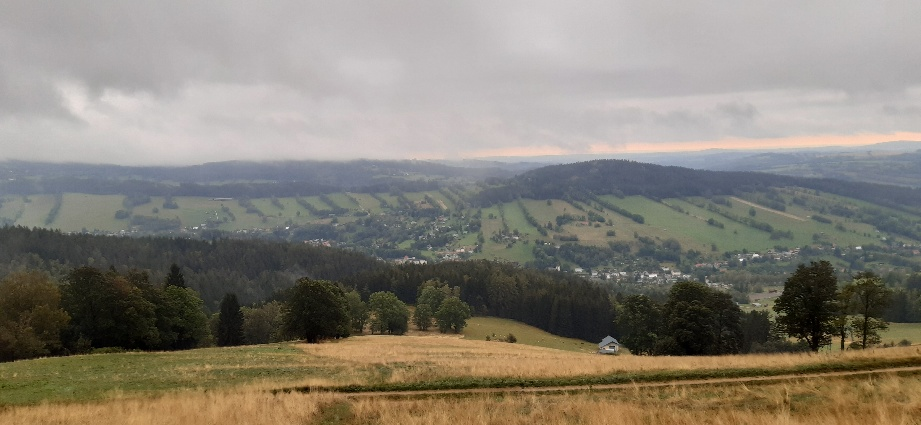
#> input picture src/lectures/01_openCV/data/2_foto.jpg, 921 x 425 px, found by its file name
$ jupyter execute OpenCV.ipynb
#> lines starting #> are read from the running program, lines starting #| are printed output that depends on the picture
# OpenCV (Open Source Computer Vision Library)

OpenCV is an open source image manipulation library focused on computer vision and real-time image processing. It is written in C/C++, and is also available in Python through the library wrapper. The library for using OpenCV in Python is [opencv-python](https://github.com/skvark/opencv-python) ([tutorial](https://docs.opencv.org/master/d6/d00/tutorial_py_root.html)).

[cell 1]
import cv2 as cv
import numpy as np
import matplotlib.pyplot as plt
import skimage

plt.rcParams["figure.figsize"] = [10, 10]
plt.rcParams["figure.dpi"] = 80

## Loading an image from a file

Fuction for the reading of the image from the file cv.[imread(...)](https://docs.opencv.org/4.4.0/d4/da8/group__imgcodecs.html#ga288b8b3da0892bd651fce07b3bbd3a56) (supported formats are listed in the referenced documentation). To save the image to the file is possible by the function cv.[imwrite(...)](https://docs.opencv.org/master/d4/da8/group__imgcodecs.html#gabbc7ef1aa2edfaa87772f1202d67e0ce).

[cell 2]
# LOAD IMAGE FROM REMOTE SOURCE
img = skimage.io.imread("https://github.com/CVUT-FS-12110/Machine-Perception-and-Image-Analysis/blob/master/src/lectures/01_openCV/data/2_foto.jpg?raw=true")
#> img is the input picture: shape (425, 921, 3); mean R, G, B 134.7, 128.9, 118.4
img = cv.cvtColor(img, cv.COLOR_RGB2BGR)

# LOAD IMAGE FROM LOCAL DRIVE
# img = cv.imread("./data/2_foto.jpg")

[cell 3]
print("The return type from cv.imread is:", type(img))
#| The return type from cv.imread is: <class 'numpy.ndarray'>

The loaded image is in the format [numpy.ndarray](https://numpy.org/doc/stable/reference/generated/numpy.array.html). Numpy array is the standard used by the vast majority of other libraries. It is an array that is created in memory, and is also worked with, like an array in the C language. Working with it is thus much more efficient both in terms of speed and occupied memory. However, unlike a python list, it can only contain values of one type. At the same time, it is necessary to avoid adding values to the array in loops, when it is necessary, as in e.g. matlab, to first create the entire field and then write the calculated values into it (preallocate the necessary memory). Numpy also brings more types of numeric variables (especially different bit lengths).

[cell 4]
print("Dimensions: {}".format(img.ndim))
#| Dimensions: 3
print("Shape: {}".format(img.shape))
#| Shape: (425, 921, 3)
print("Byte size: {} B".format(img.size))
#| Byte size: 1174275 B
print("Data type: {}".format(img.dtype))
#| Data type: uint8

The loaded image is a three-dimensional array (*ndarray.ndim* attribute). The first dimension is the rows, the second is the columns, and the third is the image color channels of the **BGR** format. The size of all dimensions are the *ndarray.shape* (tuple) attribute. The number of bytes occupied by the array in memory is stored in the *ndarray.size* attribute. The data type are in *uint8* format, i.e. 8-bit unsigned integer, 1 byte encoding values 0-255.

The OpenCV library includes its own interface for image rendering. However, this renders the image in a separate window, which is unusable for server-side use (as in this case using Jupyter Hub).

We will use the matplotlib library to plot the image. There is a function in the pyplot sublibrary to render an image plt.[imshow(...)](https://matplotlib.org/3.3.2/api/_as_gen/matplotlib.pyplot.imshow.html).

[cell 5]
plt.imshow(img)

The image was rendered, but since it is an autumn landscape, the colors do not correspond to it. This is because the function plt.[imshow](https://matplotlib.org/3.3.2/api/_as_gen/matplotlib.pyplot.imshow.html) assumes a color image in **RGB** format, while the function cv2 .[imread(...)](https://docs.opencv.org/4.4.0/d4/da8/group__imgcodecs.html#ga288b8b3da0892bd651fce07b3bbd3a56) returns an array in **BGR** color channel order. So let's define a function that flips the channel order from BGR to RGB:

[cell 6]
def bgr2rgb(bgr_image):
    b, g, r = cv.split(bgr_image)
    return cv.merge([r, g, b])

[cell 7]
plt.imshow(bgr2rgb(img))

After switching the channels, the picture is displayed correctly. Individual color components can be rendered using the same function, but using only one color channel. To display the channel in the corresponding color, you need to pass the *cmap* argument to the *plt.imread(...)* function ([colormap](https://matplotlib.org/3.3.2/tutorials/colors/colormaps.html)).

[cell 8]
plt.subplot(311)
plt.imshow(img[:, :, 0], cmap="Blues")
plt.subplot(312)
plt.imshow(img[:, :, 1], cmap="Greens")
plt.subplot(313)
plt.imshow(img[:, :, 2], cmap="Reds")

## Conversions between color space formats
The function cv.[cvtColor(...)](https://docs.opencv.org/3.4/d8/d01/group__imgproc__color__conversions.html#ga397ae87e1288a81d2363b61574eb8cab) is used to convert between different image color space formats, whose required arguments are the image that is to be converted and [conversion code](https://docs.opencv.org/3.4/d8/d01/group__imgproc__color__conversions.html#ga4e0972be5de079fed4e3a10e24ef5ef0).

For example, the code cv2.cvtColor(img, cv2.COLOR_BGR2GRAY) is for the convertion of the *BGR* image to grayscale. The conversion algorithm is documented [here](https://docs.opencv.org/3.4/de/d25/imgproc_color_conversions.html).

[cell 9]
gray = cv.cvtColor(img, cv.COLOR_BGR2GRAY)

[cell 10]
plt.imshow(gray[:, :], cmap="gray")

### Other color spaces are e.g.:

### [*HSV*](https://docs.opencv.org/3.4/de/d25/imgproc_color_conversions.html#color_convert_rgb_hsv) (Hue, Saturation, Value{Brightness}):

[cell 11]
hsv = cv.cvtColor(img, cv.COLOR_BGR2HSV)
#> hsv: shape (425, 921, 3); mean H, S, V 71.1, 52.7, 138
plt.subplot(311)
plt.imshow(hsv[:, :, 0], cmap="gray")
plt.title("HUE")
plt.subplot(312)
plt.imshow(hsv[:, :, 1], cmap="gray")
plt.title("SATURATION")
plt.subplot(313)
plt.imshow(hsv[:, :, 2], cmap="gray")
plt.title("VALUE")

### [*HLS*](https://docs.opencv.org/3.4/de/d25/imgproc_color_conversions.html#color_convert_rgb_hls) (Hue, Lightness, Saturation):

[cell 12]
hls = cv.cvtColor(img, cv.COLOR_BGR2HLS)
#> hls: shape (425, 921, 3); mean of channels 0, 1, 2 71, 126.8, 39.7
plt.subplot(311)
plt.imshow(hls[:, :, 0], cmap="gray")
plt.title("HUE")
plt.subplot(312)
plt.imshow(hls[:, :, 1], cmap="gray")
plt.title("LIGHTNESS")
plt.subplot(313)
plt.imshow(hls[:, :, 2], cmap="gray")
plt.title("SATURATION")

### [*CIELAB*](https://docs.opencv.org/3.4/de/d25/imgproc_color_conversions.html#color_convert_rgb_lab) L=lightness, a=axis green(-a) red(+a), b=axis blue(-b) yelow(+b)

[cell 13]
lab = cv.cvtColor(img, cv.COLOR_BGR2LAB)
#> lab: shape (425, 921, 3); mean of channels 0, 1, 2 136, 128.9, 134.8
plt.subplot(311)
plt.imshow(lab[:, :, 0], cmap="gray")
plt.title("LIGHNTESS")
plt.subplot(312)
plt.imshow(lab[:, :, 1], cmap="RdYlGn_r")
plt.title("GREEN-RED AXIS")
plt.subplot(313)
plt.imshow(lab[:, :, 2], cmap="YlGnBu_r")
plt.title("BLUE-YELLOW AXIS")

### [*CIELUV*](https://docs.opencv.org/3.4/de/d25/imgproc_color_conversions.html#color_convert_rgb_luv) L=lightness, u v are coordinates in chromaticity diagram

[cell 14]
luv = cv.cvtColor(img, cv.COLOR_BGR2LUV)
#> luv: shape (425, 921, 3); mean of channels 0, 1, 2 135.5, 99.6, 143.2
plt.subplot(311)
plt.imshow(luv[:, :, 0], cmap="gray")
plt.title("LIGHNTESS")
plt.subplot(312)
plt.imshow(luv[:, :, 1], cmap="gray")
plt.title("U AXIS")
plt.subplot(313)
plt.imshow(luv[:, :, 2], cmap="gray")
plt.title("V AXIS")
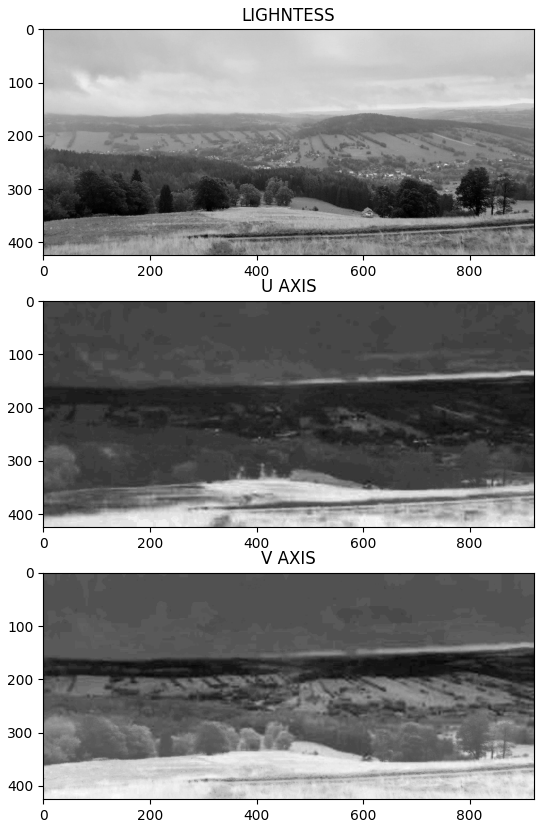
#> figure drawn by matplotlib, 3 panels

All these color spaces have an advantage over RGB(BGR) in the separation of the color component and **brightness**, which facilitates both image pre-processing (e.g. changing color representation without affecting brightness) and brings additional possibilities in image analysis.

## Histogram

It visualizes the representation of the values 0-255 of individual pixels in the image. The range 0-255 is evenly divided into 256 bins, and the pixels are sorted into bins.

[cell 15]
color = ("b", "g", "r")  # tuple of channel names for matplotlib

for i, col in enumerate(color):
    histr = cv.calcHist([img], [i], None, [256], [0, 256])
    plt.plot(histr, color=col)

plt.hist(img.ravel(), 256, (0, 256))
gray = cv.cvtColor(img, cv.COLOR_BGR2GRAY)
histr, _ = np.histogram(gray.ravel(), 256, (0, 256))
#> histr = 256 values, max 7059 at index 191, min 0 at index 228, mean 1529
plt.plot(histr, "k")
plt.xlim([0, 256])
#> Out = (0, 256)
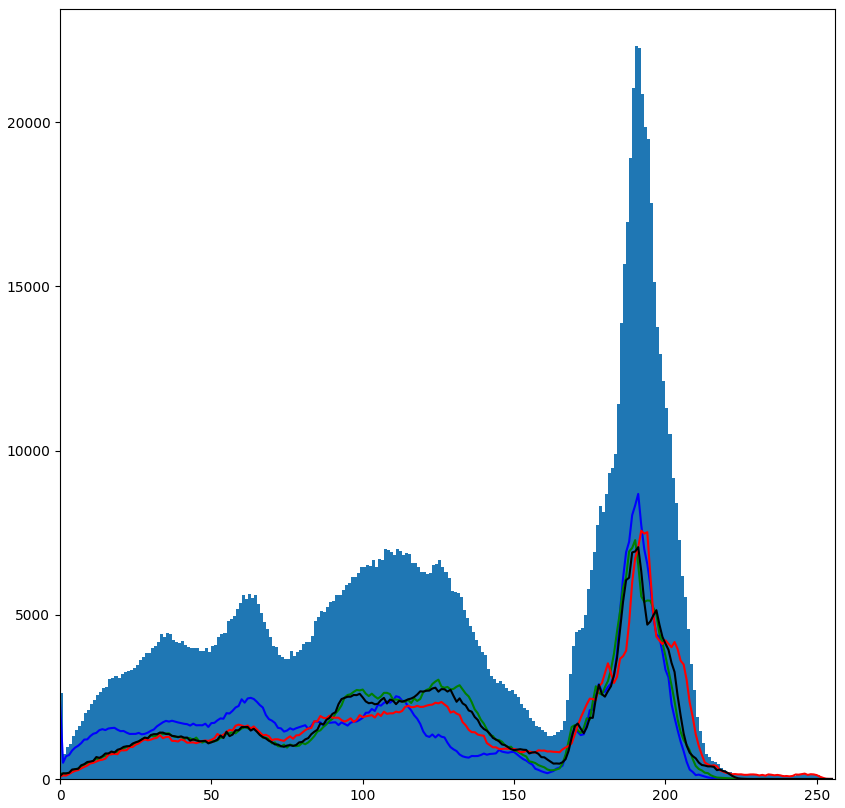
#> figure drawn by matplotlib, 1 panel; tallest bar 22328 high, from x = 190 to 191; curve peaks at x = 191, y = 8681; curve peaks at x = 190, y = 7275; curve peaks at x = 192, y = 7559

From the histogram we can calculate the **CDF** (Cumulative Distribution Function):

[cell 16]
color = ("b", "g", "r")  # tuple of channel names for matplotlib

for i, col in enumerate(color):
    histr = cv.calcHist([img], [i], None, [256], [0, 256])
    plt.plot(np.cumsum(histr), color=col)

gray = cv.cvtColor(img, cv.COLOR_BGR2GRAY)
histr, _ = np.histogram(gray.ravel(), 256, (0, 256))
plt.plot(np.cumsum(histr), "k")
plt.xlim([0, 256])
#> Out = (0, 256)
#> figure, not shown here; curve peaks at x = 239, y = 391425; curve peaks at x = 242, y = 391425; curve peaks at x = 255, y = 391425

## Image transformation

### Resize [cv.resize(...)](https://docs.opencv.org/4.4.0/da/d54/group__imgproc__transform.html#ga47a974309e9102f5f08231edc7e7529d)

The interpolation function used by the resize algorithm is given by flag from [list](https://docs.opencv.org/4.4.0/da/d54/group__imgproc__transform.html#ga5bb5a1fea74ea38e1a5445ca803ff121).

[cell 17]
img_half = cv.resize(img, (int(img.shape[1] / 6), int(img.shape[0] / 6)), interpolation=cv.INTER_LINEAR)

plt.imshow(bgr2rgb(img_half))
#> in bgr2rgb (call 2), `b, g, r = cv.split(bgr_image)`:
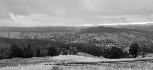
#> r: shape (70, 153); min 0, max 251, mean 134.5

### Move

To move the image, we need to define a translation matrix and then apply the affine transformation defined by this matrix with a function cv.[warpAffine(...)](https://docs.opencv.org/4.4.0/da/d54/group__imgproc__transform.html#ga0203d9ee5fcd28d40dbc4a1ea4451983).

[cell 18]
(h, w) = img.shape[:2]
#> h = 425; w = 921

M = np.float32([[1, 0, 100], [0, 1, 50]])
#> M = [[1, 0, 100], [0, 1, 50]]
img_tr = cv.warpAffine(img, M, (w, h))
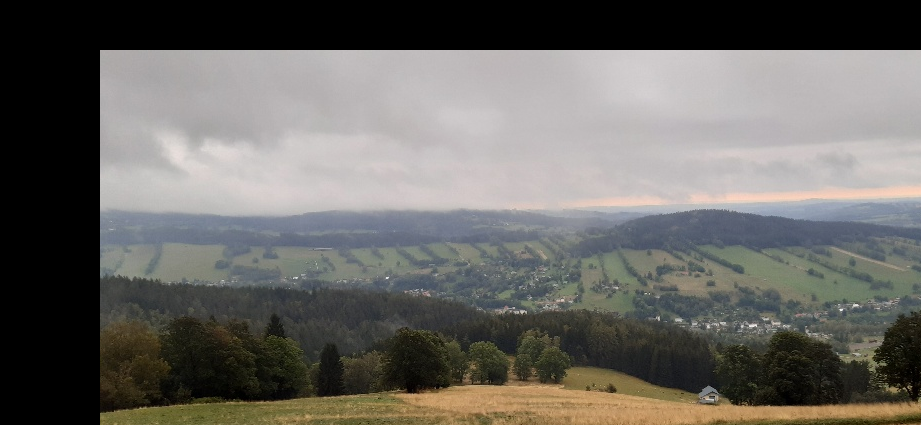
#> img_tr: shape (425, 921, 3); mean B, G, R 99.5, 103.7, 105.7

plt.imshow(bgr2rgb(img_tr))

### Rotation

For rotation, we need the transformation matrix of the affine mapping that could be calculated using the function cv.[getRotationMatrix(...)](https://docs.opencv.org/4.4.0/da/d54/group__imgproc__transform.html#gafbbc470ce83812914a70abfb604f4326) and then apply the affine transformation with a function cv.[warpAffine(...)](https://docs.opencv.org/4.4.0/da/d54/group__imgproc__transform.html#ga0203d9ee5fcd28d40dbc4a1ea4451983).

[cell 19]
(h, w) = img.shape[:2]
(cX, cY) = (w // 2, h // 2)  # center of rotation
#> cX = 460; cY = 212
M = cv.getRotationMatrix2D((cX, cY), -45, 1.0)  # center of operation, rotation, scale
img_rt = cv.warpAffine(img, M, (w, h))
plt.imshow(bgr2rgb(img_rt))
#> in bgr2rgb (call 4), `b, g, r = cv.split(bgr_image)`:
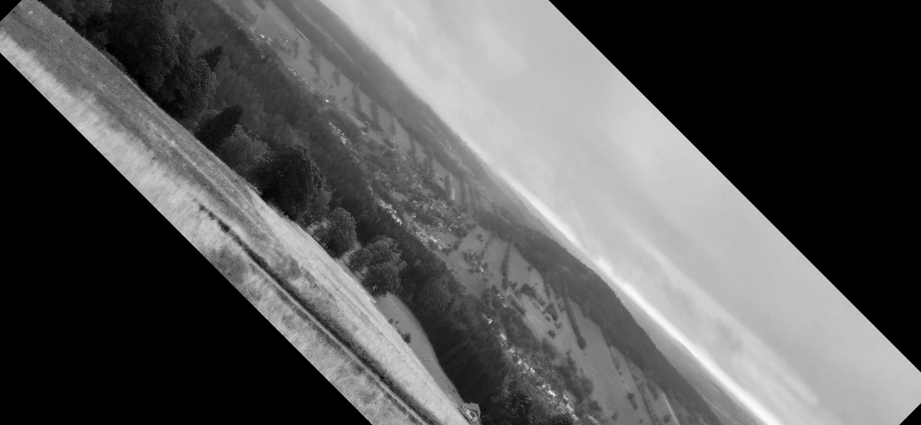
#> r: shape (425, 921); min 0, max 253, mean 87.5

The result is a rotated image, but with the loss of the edges that got outside the original image by rotation. If we want to see the whole picture, we have to calculate the new size of the canvas, the new center of the picture, and modify the transformation matrix with it (add move to rotation).

[cell 20]
(h, w) = img.shape[:2]
(cX, cY) = (w // 2, h // 2)
M = cv.getRotationMatrix2D((cX, cY), -45, 1.0)
cos = np.abs(M[0, 0])
#> cos = 0.707
sin = np.abs(M[0, 1])
#> sin = 0.707
# new canvas shape
nW = int((h * sin) + (w * cos))
#> nW = 951
nH = int((h * cos) + (w * sin))
#> nH = 951
# add move to rotation matrix
M[0, 2] += (nW / 2) - cX
M[1, 2] += (nH / 2) - cY

img_rt = cv.warpAffine(img, M, (nW, nH))
#> img_rt: shape (951, 951, 3)
plt.imshow(bgr2rgb(img_rt))
#> in bgr2rgb (call 5), `b, g, r = cv.split(bgr_image)`:
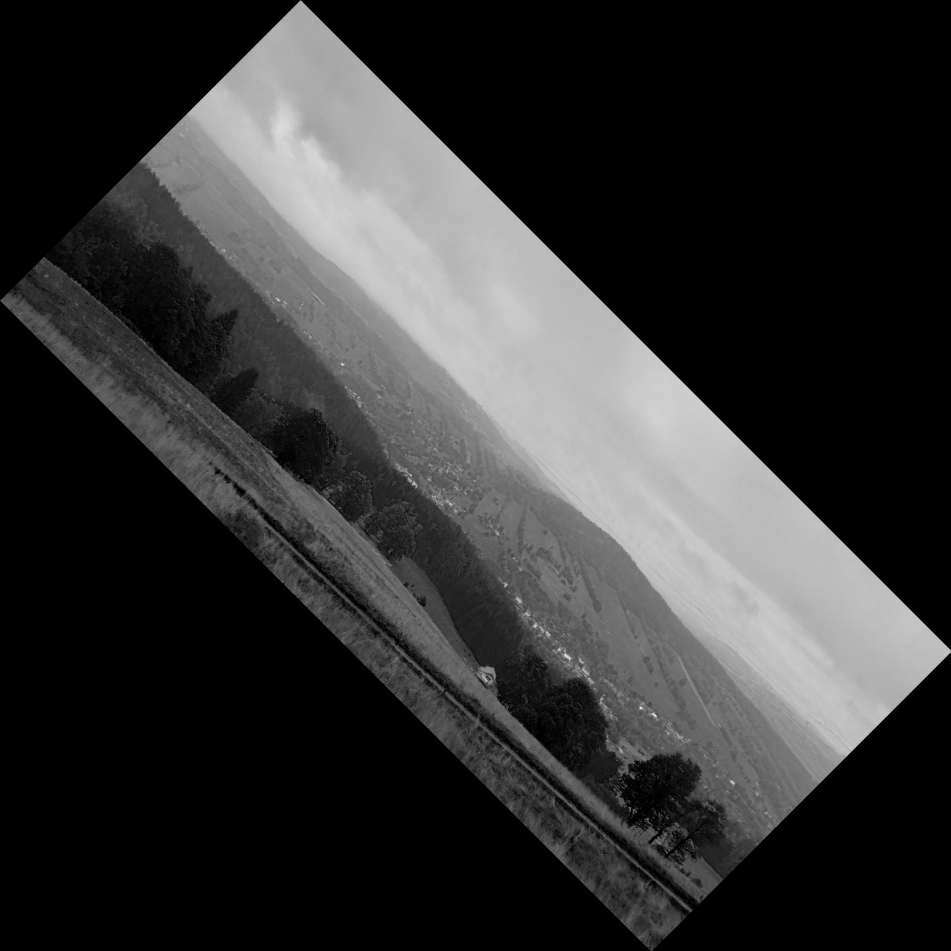
#> b: shape (951, 951); min 0, max 235, mean 51.2
#> in bgr2rgb (call 5), `b, g, r = cv.split(bgr_image)`:
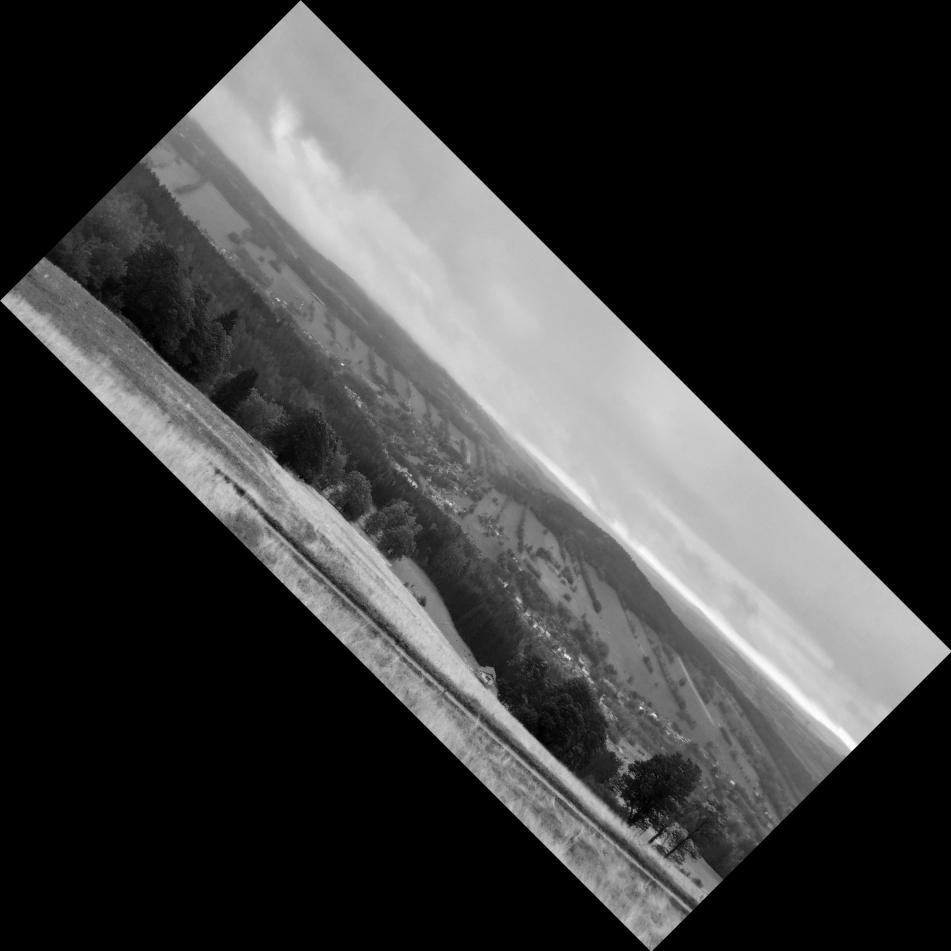
#> r: shape (951, 951); min 0, max 254, mean 58.3

## Profile line

Plot pixel values along a specified segment.

In OpenCV, this operation is implemented in the LineIterator function, but it is not implemented in the opencv-python library. We can do the same operation using a library [scikit-image](https://scikit-image.org/):

[cell 21]
from skimage.measure import profile_line

[cell 22]
gray = cv.cvtColor(img, cv.COLOR_BGR2GRAY)
print(gray.shape)
#| (425, 921)

[cell 23]
p = profile_line(gray, [200, 0], [200, 920])
#> p = 921 values, max 153 at index 440, min 83 at index 583, mean 116.1

[cell 24]
plt.plot(p)
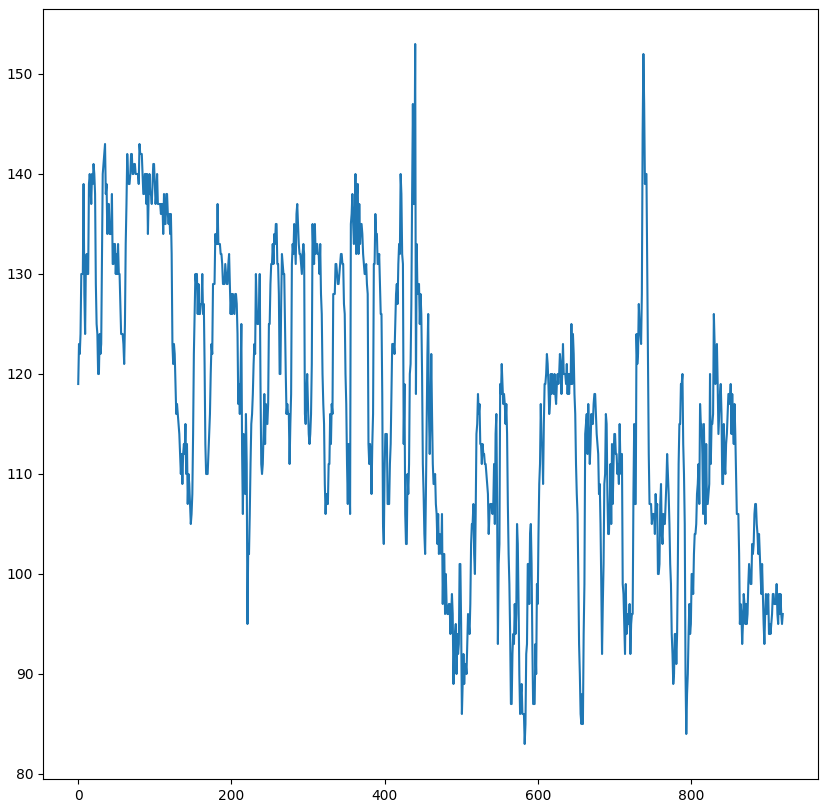
#> figure drawn by matplotlib, 1 panel; curve peaks at x = 440, y = 153
